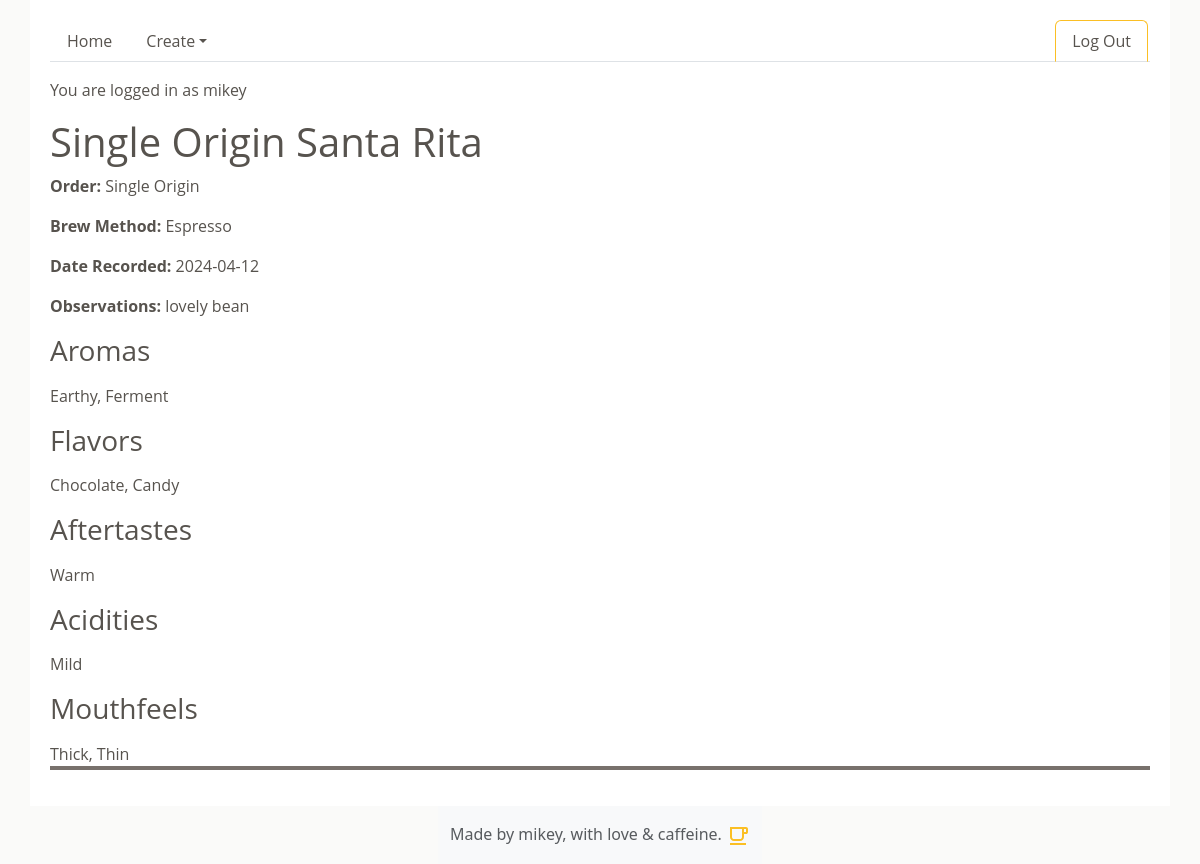
The page /note/1 (signed in) on the database its author committed.
### ch_100_app/models.py (models this page shows, shortened)
class User(UserMixin, db.Model):
    id = db.Column(db.Integer, primary_key=True)
    username = db.Column(db.String(80), nullable=False, unique=True)
    password = db.Column(db.String(80), nullable=False)

class Note(db.Model):
    id = db.Column(db.Integer, primary_key=True)
    bean_id = db.Column(db.Integer, db.ForeignKey("bean.id"), nullable=False)
    created_by_id = db.Column(db.Integer, db.ForeignKey("user.id"), nullable=False)
    order = db.Column(db.Enum(OrderCategory), default=OrderCategory.SINGLE_ORIGIN)
    brew_method = db.Column(db.Enum(BrewMethod), default=BrewMethod.DRIP)
    date_recorded = db.Column(db.Date, default=datetime.utcnow)
    observations = db.Column(db.Text, nullable=False)
    bean = db.relationship("Bean", back_populates="notes")
    created_by = db.relationship("User")
    aromas = db.relationship(
        "Aroma", secondary=note_aroma, backref=db.backref("notes", lazy="dynamic")
    )
    flavors = db.relationship(
        "Flavor", secondary=note_flavor, backref=db.backref("notes", lazy="dynamic")
    )
    aftertastes = db.relationship(
        "Aftertaste",
        secondary=note_aftertaste,
        backref=db.backref("notes", lazy="dynamic"),
    )
    acidities = db.relationship(
        "Acidity", secondary=note_acidity, backref=db.backref("notes", lazy="dynamic")
    )
    mouthfeels = db.relationship(
        "Mouthfeel",
        secondary=note_mouthfeel,
        backref=db.backref("notes", lazy="dynamic"),
    )

class Bean(db.Model):
    id = db.Column(db.Integer, primary_key=True)
    name = db.Column(db.String(60), nullable=False)
    origin = db.Column(db.String(100), nullable=False)
    cultivar = db.Column(db.String(60))
    wash_process = db.Column(db.Enum(WashProcess), nullable=False)
    roast_level = db.Column(db.Enum(RoastLevel), nullable=False)
    created_by_id = db.Column(db.Integer, db.ForeignKey("user.id"), nullable=False)
    notes = db.relationship("Note", back_populates="bean")
    created_by = db.relationship("User")

class Aftertaste(db.Model):
    id = db.Column(db.Integer, primary_key=True)
    name = db.Column(db.Enum(AftertasteChoices), nullable=False)

class Acidity(db.Model):
    id = db.Column(db.Integer, primary_key=True)
    name = db.Column(db.Enum(AcidityChoices), nullable=False)

### ch_100_app/main/routes.py (the view)
@main.route("/note/<note_id>", methods=["GET", "POST"])
@login_required
def note_detail(note_id):
    note = Note.query.get(note_id)
    return render_template("note_detail.html", note=note)

### ch_100_app/extensions.py (called while the page is built)
@login_manager.user_loader
def load_user(user_id):
    return User.query.get(user_id)

### ch_100_app/utils.py (called while the page is built)
    def __str__(self):
        return str(self.value)

### ch_100_app/templates/note_detail.html
{% extends 'base.html' %} {% block content %}
<h1>{{ note.order}} {{ note.bean.name }}</h1>
<p><strong>Order:</strong> {{ note.order }}</p>
<p><strong>Brew Method:</strong> {{ note.brew_method }}</p>
<p><strong>Date Recorded:</strong> {{ note.date_recorded }}</p>
<p><strong>Observations:</strong> {{ note.observations }}</p>
<div class="bean_detail_order">
  <div>
    <h3>Aromas</h3>
    {% set aroma_names = [] %} {% for aroma in note.aromas %} {% set _
    = aroma_names.append(aroma.name) %} {% endfor %} {{
    aroma_names|join(', ') }}
    <h3>Flavors</h3>
    {% set flavor_names = [] %} {% for flavor in note.flavors %} {%
    set _ = flavor_names.append(flavor.name) %} {% endfor %} {{
    flavor_names|join(', ') }}
    <h3>Aftertastes</h3>
    {% set aftertaste_names = [] %} {% for aftertaste in
    note.aftertastes %} {% set _ =
    aftertaste_names.append(aftertaste.name) %} {% endfor %} {{
    aftertaste_names|join(', ') }}
    <h3>Acidities</h3>
    {% set acidity_names = [] %} {% for acidity in note.acidities %}
    {% set _ = acidity_names.append(acidity.name) %} {% endfor %} {{
    acidity_names|join(', ') }}
    <h3>Mouthfeels</h3>
    {% set mouthfeel_names = [] %} {% for mouthfeel in note.mouthfeels
    %} {% set _ = mouthfeel_names.append(mouthfeel.name) %} {% endfor
    %} {{ mouthfeel_names|join(', ') }}
  </div>
</div>
{% endblock %}

### ch_100_app/templates/base.html (shortened to what this page needs)
<!DOCTYPE html>
<html lang="en">
  <head>
    <link
      href="https://cdn.jsdelivr.net/npm/bootstrap@5.3.3/dist/css/bootstrap.min.css"
      rel="stylesheet"
    />
    <link rel="stylesheet" href="/static/style.css" />
  </head>
  <body>
    <div id="base-content">
      <ul class="nav nav-tabs">
        <li>
          <a class="nav-link" href="/">Home</a>
        </li>
        {% if current_user.is_authenticated %}
        <li class="nav-item dropdown">
          <a
            class="nav-link dropdown-toggle"
            data-bs-toggle="dropdown"
            href="#"
            role="button"
            aria-expanded="false"
            >Create</a
          >
        </li>
        <li class="nav-item ms-auto">
          <a id="nav-logout" class="nav-link" href="/logout"
            >Log Out</a
          >
        </li>
        {% endif %}
      </ul>
       {% if current_user.is_authenticated %}
      <p>You are logged in as {{ current_user.username }}</p>
      {% endif %} {% block content %} {% endblock %}
    </div>
  </body>
  <footer class="footer mt-auto py-3 bg-body-tertiary">
    <div class="container">
      <span class="text-body-secondary"
        >Made by mikey, with love & caffeine.
      </span>
    </div>
  </footer>
</html>

### ch_100_app/static/style.css (style rules this page uses)
html { height: 100%; }
body { display: flex; flex-direction: column; align-items: center; background-color: #fafaf9; min-height: 100%; }
#base-content { font-family: 'Open Sans', sans-serif; color: #57534e; width: 95%; background-color: white; padding: 20px; height: 100%; flex: 1; }
.nav { margin-bottom: 1rem; }
.nav-link { color: #57534e; }
.bean_detail_order { border-bottom: 0.25rem solid #78716c; margin: 1rem 0px; }
h3 { margin: 1rem 0px; }
footer { flex-shrink: 0; }
#nav-signup, #nav-login, #nav-logout { margin-right: 2px; border-left: 1px solid #fbbf24; border-top: 1px solid #fbbf24; border-right: 1px solid #fbbf24; }

### rows shown on the page
User: username "mikey"
Note: order "Single Origin", brew_method "Espresso", date_recorded "2024-04-12", observations "lovely bean"
Bean: bean.name "Santa Rita"
Aftertaste: name "Warm"
Acidity: name "Mild"

### other values the page prints
{{ aroma_names|join(', ') }} "Earthy, Ferment"
{{ flavor_names|join(', ') }} "Chocolate, Candy"
{{ mouthfeel_names|join(', ') }} "Thick, Thin"
